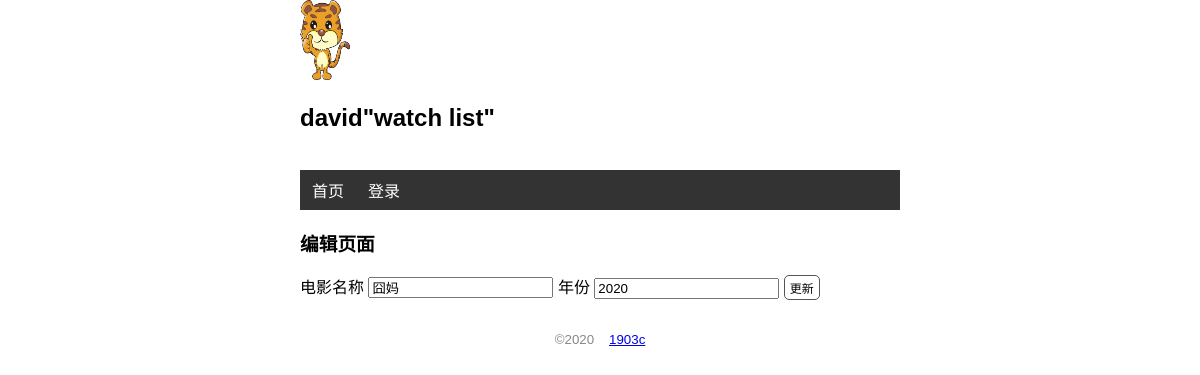
The page /movie/edit/2 on the database its author committed.
### watchlist/models.py (models this page shows, shortened)
class User(db.Model, UserMixin):
    id = db.Column(db.Integer, primary_key=True)
    name = db.Column(db.String(20))
    username = db.Column(db.String(20))
    password_hash = db.Column(db.String(128))

class Movie(db.Model):
    id = db.Column(db.Integer, primary_key=True)
    title = db.Column(db.String(60))
    year = db.Column(db.String(4))

### watchlist/views.py (the view, shortened to what this page needs)
@app.route('/movie/edit/<int:movie_id>', methods=["GET", "POST"])
def edit(movie_id):
    movie = Movie.query.get_or_404(movie_id)
    return render_template("edit.html", movie=movie)

### watchlist/__init__.py (called while the page is built)
@app.context_processor
def common_user():
    from watchlist.models import User
    user = User.query.first()
    return dict(user=user)

### watchlist/templates/edit.html
{% extends "base.html" %}
{% block content %}
<h3>编辑页面</h3>
<form action="" method="post">
    电影名称 <input type="text" name="title" autocomplete="off" value="{{ movie.title }}" required>
    年份  <input type="text" name="year" autocomplete="off" value="{{ movie.year }}" required>
    <input class='btn' type="submit" value="更新">
</form>
{% endblock %}

### watchlist/templates/base.html (shortened to what this page needs)
<!DOCTYPE html>
<html lang="zh">
<head>
    {% block head %}
    <link rel="stylesheet" href="{{ url_for('static', filename='css/index.css') }}">
    {% endblock %}
</head>
<body>
    <img class="pic" src="{{ url_for('static', filename='img/1.jpg') }}" alt="头像"> <br>
    <h2>{{ user.name }}"watch list"</h2>  <br>
    <nav>
        <ul>
            <li>
                <a href="{{ url_for('index') }}">首页</a>
            </li>
            {% if not current_user.is_authenticated %}
            <li>
                <a href="{{ url_for('login') }}">登录</a>
            </li>
            {% else %}
            <li>
                <a href="{{ url_for('login') }}">{{ current_user.name }}</a>
            </li>
            {% endif %}
        </ul>
    </nav>
    {% block content %}
    {% endblock %}
    <footer>
        <small> &copy;2020 &nbsp;&nbsp;&nbsp;<a href="#">1903c</a> </small>
    </footer>
</body>
</html>

### watchlist/static/css/index.css (style rules this page uses)
body { margin: 0 auto; max-width: 600px; font-size: 16px; font-family: Arial, Helvetica, sans-serif; }
footer { color: #888; margin-top: 20px; text-align: center; padding: 10px; }
.pic { width: 50px; height: 80px; }
nav ul { list-style-type: none; margin: 0; padding: 0; overflow: hidden; background-color: #333333; }
nav li { float: left; }
nav li a { display: block; color: white; text-align: center; padding: 8px 12px; text-decoration: none; }
.btn { font-size: 12px; padding: 3px 5px; text-decoration: none; cursor: pointer; background-color: white; color: black; border: 1px solid #555555; border-radius: 5px; }

### rows shown on the page
User: name "david"
Movie: title "囧妈", year "2020"
